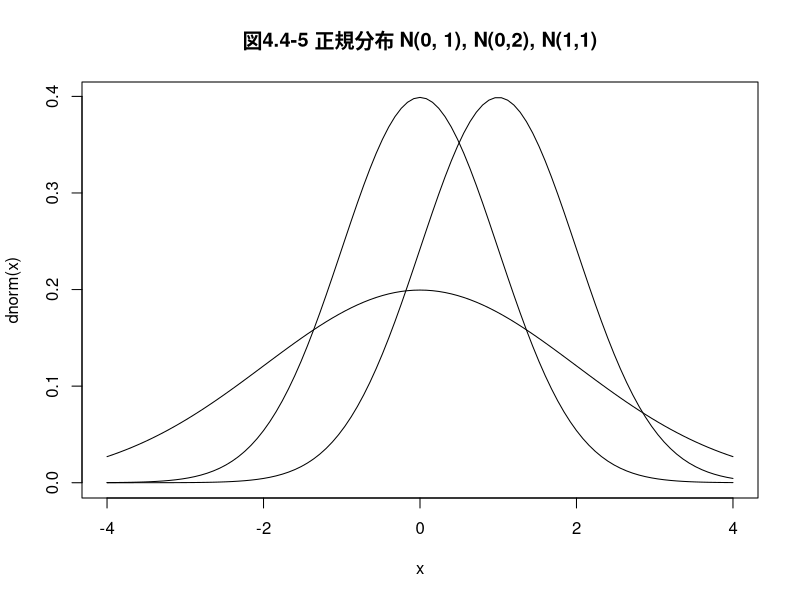
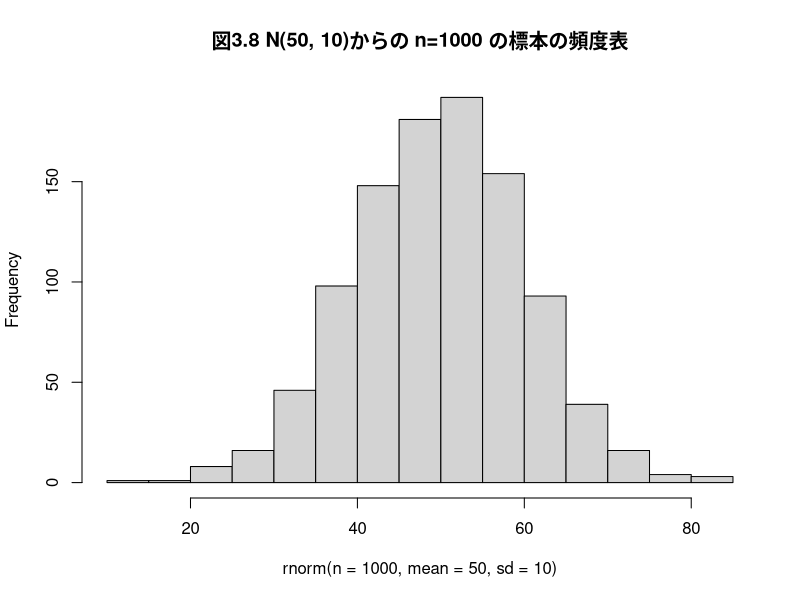

Here is the R script that generated these plots, in order:
##
## 正規分布のグラフを描く
##

curve(dnorm(x), from=-4, to=4, main="図4.4-5 正規分布 N(0, 1), N(0,2), N(1,1)")        # 標準正規分布のグラフ， -4 から +4 の範囲
curve(dnorm(x,sd=2), add=TRUE)        # 平均0， 偏差2 の正規分布，上描き 
curve(dnorm(x,mean=1,sd=1), add=TRUE) # 平均1， 偏差1 の正規分布，上描き

##
## 平均50、標準偏差10の正規母集団からn＝1000の標本を無作為抽出する

#### png("graphs/fig-04-08.png", width=400,height=300)
hist(rnorm(n=1000, mean=50, sd=10), main="図3.8 N(50, 10)からの n=1000 の標本の頻度表")
